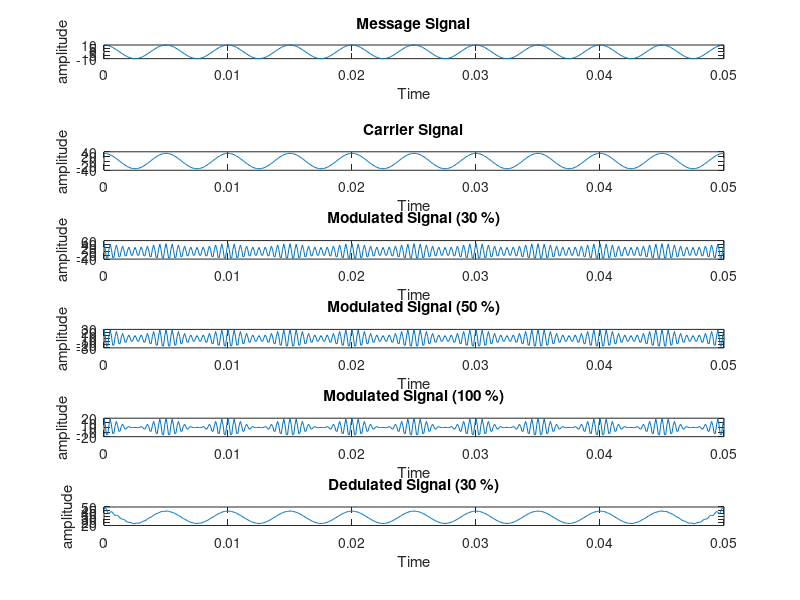

Write MATLAB code to recreate this figure. (Note: this script raises an error after producing the figure.)
% Ayush Basak 19ucc016


t = 0:0.0001:0.05;
Am = 10;
fm = 200;
fc = 2000;



subplot(8,1,1)
message = Am * cos (2 * pi * fm * t);
plot(t, message)
xlabel("Time");
ylabel("amplitude");
title("Message Signal")

mu = 0.3;

subplot(6,1,2)
carrier = message/mu;
plot(t, carrier);
xlabel("Time");
ylabel("amplitude");
title("Carrier Signal")


% mu = 0.3
mu = 0.3;
Ac = Am/mu;

subplot(6,1,3)
y_AM = (Ac * (1 + mu * cos (2 * pi * fm * t))) .* cos(2 * pi * fc * t);
temp = y_AM;
temp1 = y_AM;
plot(t, y_AM)
xlabel("Time");
ylabel("amplitude");
title("Modulated Signal (30 %)")

% mu = 0.5
mu = 0.5;
Ac = Am/mu;

subplot(6,1,4)
y_AM = (Ac * (1 + mu * cos (2 * pi * fm * t))) .* cos(2 * pi * fc * t);
temp2 = y_AM;
plot(t, y_AM)
xlabel("Time");
ylabel("amplitude");
title("Modulated Signal (50 %)")

% mu = 1
mu = 1;
Ac = Am/mu;

subplot(6,1,5)
y_AM = (Ac * (1 + mu * cos (2 * pi * fm * t))) .* cos(2 * pi * fc * t);
temp3 = y_AM;
plot(t, y_AM)
xlabel("Time");
ylabel("amplitude");
title("Modulated Signal (100 %)")

subplot(6,1,6)
demodulated = abs(hilbert(temp));
plot(t, demodulated);
xlabel("Time");
ylabel("amplitude");
title("Dedulated Signal (30 %)")
sgtitle("Ayush Basak 19ucc016")

% Overmodulated
figure()
mu = 1.3;
Ac = Am/mu;
y_AM = (Ac * (1 + mu * cos (2 * pi * fm * t))) .* cos(2 * pi * fc * t);
plot(t, y_AM);
xlabel("Time");
ylabel("amplitude");
title("Modulated Signal (130 %)")


figure()
subplot(3,1,1)
N = length(t);
y = fft(temp1, N);
z = y(1: (floor(N/2) + 1));
k=0:(floor(N/2));
stem(k, abs(z))
xlabel("Frequency");
ylabel("Amplitude");
title("Frequency Domain Analysis of DSB FC 30%")

subplot(3,1,2)
N = length(t);
y = fft(temp2, N);
z = y(1: (floor(N/2) + 1));
k=0:(floor(N/2));
stem(k, abs(z))
xlabel("Frequency");
ylabel("Amplitude");
title("Frequency Domain Analysis of DSB FC 50%")

subplot(3,1,3)
N = length(t);
y = fft(temp3, N);
z = y(1: (floor(N/2) + 1));
k=0:(floor(N/2));
stem(k, abs(z))
xlabel("Frequency");
ylabel("Amplitude");
title("Frequency Domain Analysis of DSB FC 100%")